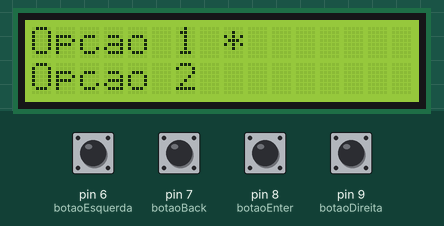
Simulated run of this sketch. Board: Arduino Uno, built with avr-gcc and run on an emulated ATmega328P. On the bench: 16×2 character LCD. The test bench sets the inputs (shaded band); at power-on: pin 6 (botaoEsquerda), pin 7 (botaoBack), pin 8 (botaoEnter), pin 9 (botaoDireita) LOW. What the sketch prints to the serial monitor is not drawn.

Above: at 1.2 s.
1.3 s: pin 6 (botaoEsquerda) pulled HIGH for 0.15 s
At 1.8 s:
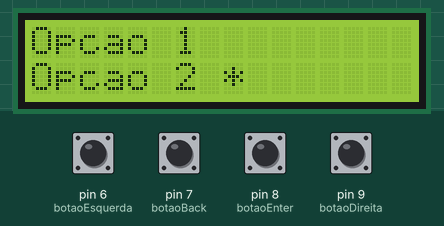
2.9 s: pin 8 (botaoEnter) pulled HIGH for 0.15 s
At 4.1 s:
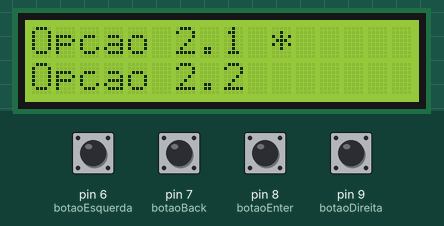
4.5 s: pin 9 (botaoDireita) pulled HIGH for 0.15 s
At 5.4 s:
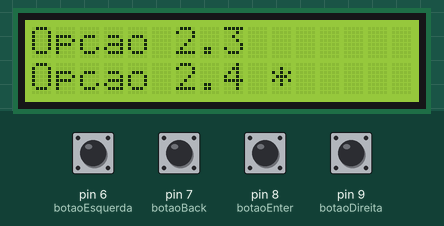
6.1 s: pin 9 (botaoDireita) pulled HIGH for 1 s
At 6.6 s:
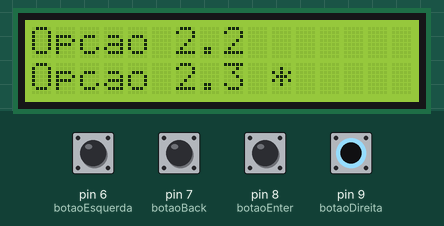
Timing chart, 0 to 7.9 s (numbered marks = the images above; inputs shaded):
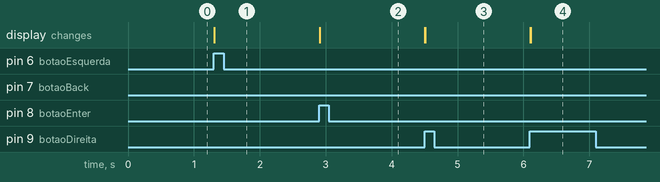

Measured:
- after the input at 1.3 s, the display: first changes at once (image 1 shows a later state)
- after the input at 2.9 s, the display: first changes at once (image 2 shows a later state)
- after the input at 4.5 s, the display: first changes at once (image 3 shows a later state)
- after the input at 6.1 s, the display: first changes at once (image 4 shows a later state)

The sketch:

Modulo_5.ino
```cpp
#include <LiquidCrystal.h>
LiquidCrystal lcd(12, 11, 5, 4, 3, 2);

const int botaoEsquerda = 6;
const int botaoBack = 7;
const int botaoEnter = 8;
const int botaoDireita = 9;

int EstadobotaoEsquerda = 0;
int EstadobotaoEnter = 0;
int EstadobotaoBack = 0;
int EstadobotaoDireita = 0;


int botaoEsquerdaP = 0;
int botaoEnterP = 0;
int botaoBackP = 0;
int botaoDireitaP = 0;

int opcao = 0;
int opcaoMenu = 0;
int subMenu = 0;

String menu[] = {"Opcao 1", "Opcao 2", "Opcao 3", "Opcao 4"};
String subMenu1[] = {"Opcao 1.1", "Opcao 1.2", "Opcao 1.3", "Opcao 1.4"};
String subMenu2[] = {"Opcao 2.1", "Opcao 2.2", "Opcao 2.3", "Opcao 2.4"};
String subMenu3[] = {"Opcao 3.1", "Opcao 3.2", "Opcao 3.3", "Opcao 3.4"};
String subMenu4[] = {"Opcao 4.1", "Opcao 4.2", "Opcao 4.3", "Opcao 4.4"};


void setup() {
  Serial.begin(9600);
  lcd.begin(16, 2);
  pinMode(botaoEsquerda, INPUT);
}
void loop() {

 EstadobotaoEsquerda = digitalRead(botaoEsquerda);
 EstadobotaoDireita = digitalRead(botaoDireita);
 EstadobotaoEnter = digitalRead(botaoEnter);
 EstadobotaoBack = digitalRead(botaoBack);

  Serial.println(opcao);
  //verificador de opcoes

  if(opcao == 0){
    if (opcaoMenu == 0){
      lcd.setCursor(0,0);
      lcd.print(menu[opcao]+" *");
      lcd.setCursor(0,1);
      lcd.print(menu[opcao+1]);
    }
    else if(opcaoMenu == 1){
      lcd.setCursor(0,0);
      lcd.print(subMenu1[opcao]+" *");
      lcd.setCursor(0,1);
      lcd.print(subMenu1[opcao+1]);
    }
    else if(opcaoMenu == 2){
      lcd.setCursor(0,0);
      lcd.print(subMenu2[opcao]+" *");
      lcd.setCursor(0,1);
      lcd.print(subMenu2[opcao+1]);
    }
    else if(opcaoMenu == 3){
      lcd.setCursor(0,0);
      lcd.print(subMenu3[opcao]+" *");
      lcd.setCursor(0,1);
      lcd.print(subMenu3[opcao+1]);
    }
    else if(opcaoMenu == 4){
      lcd.setCursor(0,0);
      lcd.print(subMenu4[opcao]+" *");
      lcd.setCursor(0,1);
      lcd.print(subMenu4[opcao+1]);
    }

  }
  else{
    if(opcaoMenu == 0){
      lcd.setCursor(0,0);
      lcd.print(menu[opcao-1]);
      lcd.setCursor(0,1);
      lcd.print(menu[opcao]+" *");
     }
     else if(opcaoMenu == 1){
      lcd.setCursor(0,0);
      lcd.print(subMenu1[opcao-1]);
      lcd.setCursor(0,1);
      lcd.print(subMenu1[opcao]+" *");
     }
     else if(opcaoMenu == 2){
      lcd.setCursor(0,0);
      lcd.print(subMenu2[opcao-1]);
      lcd.setCursor(0,1);
      lcd.print(subMenu2[opcao]+" *");
     }
     else if(opcaoMenu == 3){
      lcd.setCursor(0,0);
      lcd.print(subMenu3[opcao-1]);
      lcd.setCursor(0,1);
      lcd.print(subMenu3[opcao]+" *");
     }
     else if(opcaoMenu == 4){
      lcd.setCursor(0,0);
      lcd.print(subMenu4[opcao-1]);
      lcd.setCursor(0,1);
      lcd.print(subMenu4[opcao]+" *");
     }
  }

 if (EstadobotaoEsquerda == 1){
   botaoEsquerdaP++;
 }
 else{
   botaoEsquerdaP = 0;
 }

  if (EstadobotaoDireita == 1){
   botaoDireitaP++;
 }
 else{
   botaoDireitaP = 0;
 }

  if (EstadobotaoEnter == 1){
   botaoEnterP++;
  }
 else{
   botaoEnterP = 0;
 }

  if (EstadobotaoBack == 1){
   botaoBackP++;
 }
 else{
   botaoBackP = 0;
 }

 if (botaoEsquerdaP == 1){ //soma o status - botao left
  lcd.clear();
  if (opcao == 3){
    opcao = 0;
  }
  else{
    opcao++;
  }
 }
 if (botaoDireitaP == 1){ //volta o status - botao right
  lcd.clear();
  if (opcao == 0){
    opcao = 3;
  }
  else{
    opcao--;
  }
 }
 if (botaoEnterP == 1){ //botao enter - entra no prox menu se tiver no menu 0
  if (opcaoMenu == 0){ // entra no menu
    lcd.clear();
    opcaoMenu = opcao+1;
    opcao = 0;
  }
 }
 if (botaoBackP == 1){
  if (opcaoMenu > 0){ // entra no menu
    lcd.clear();
    opcaoMenu = 0;
    opcao = 0;
  }
 }
}
```
